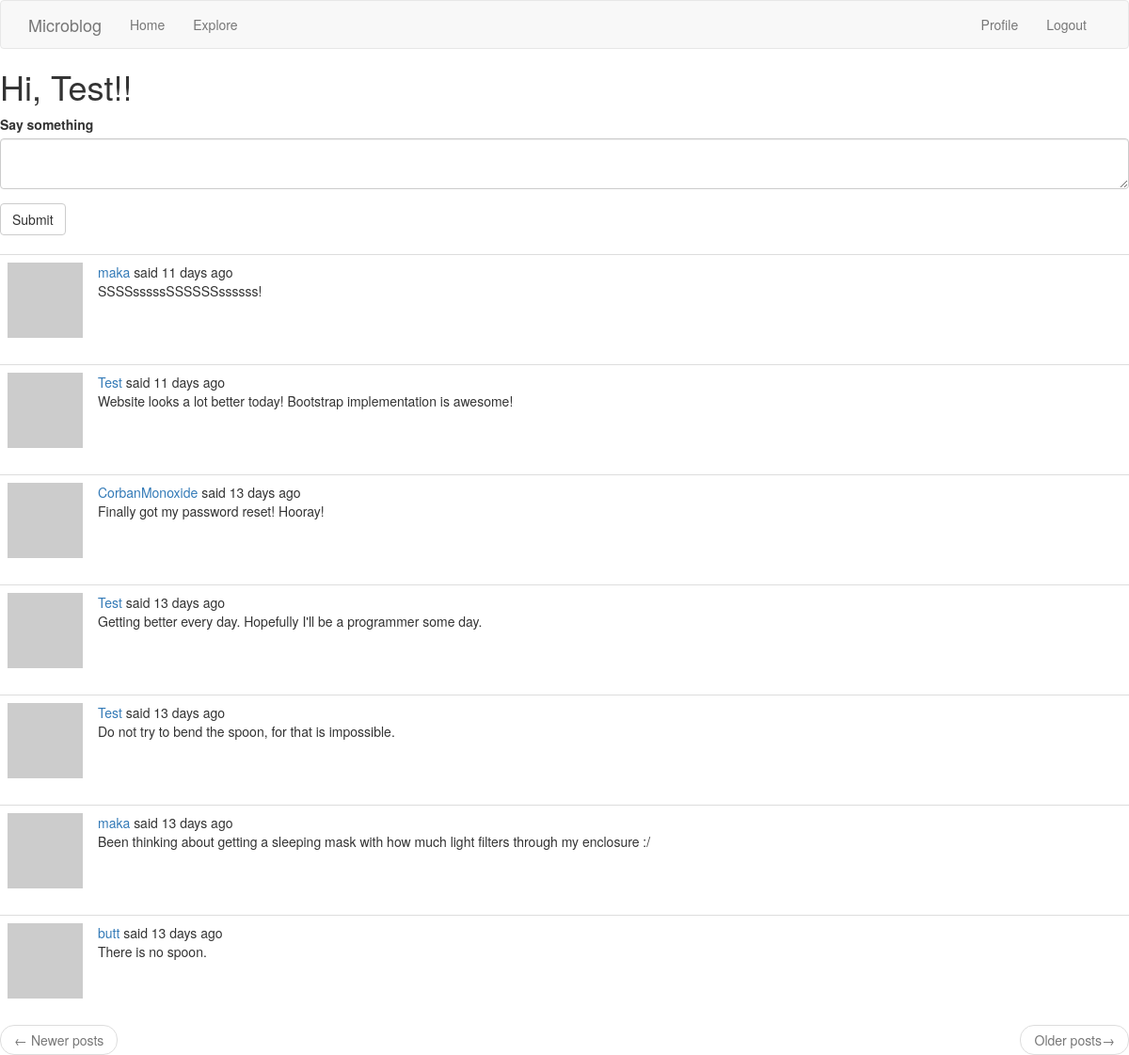
Before: /index (signed in) with the older database file.
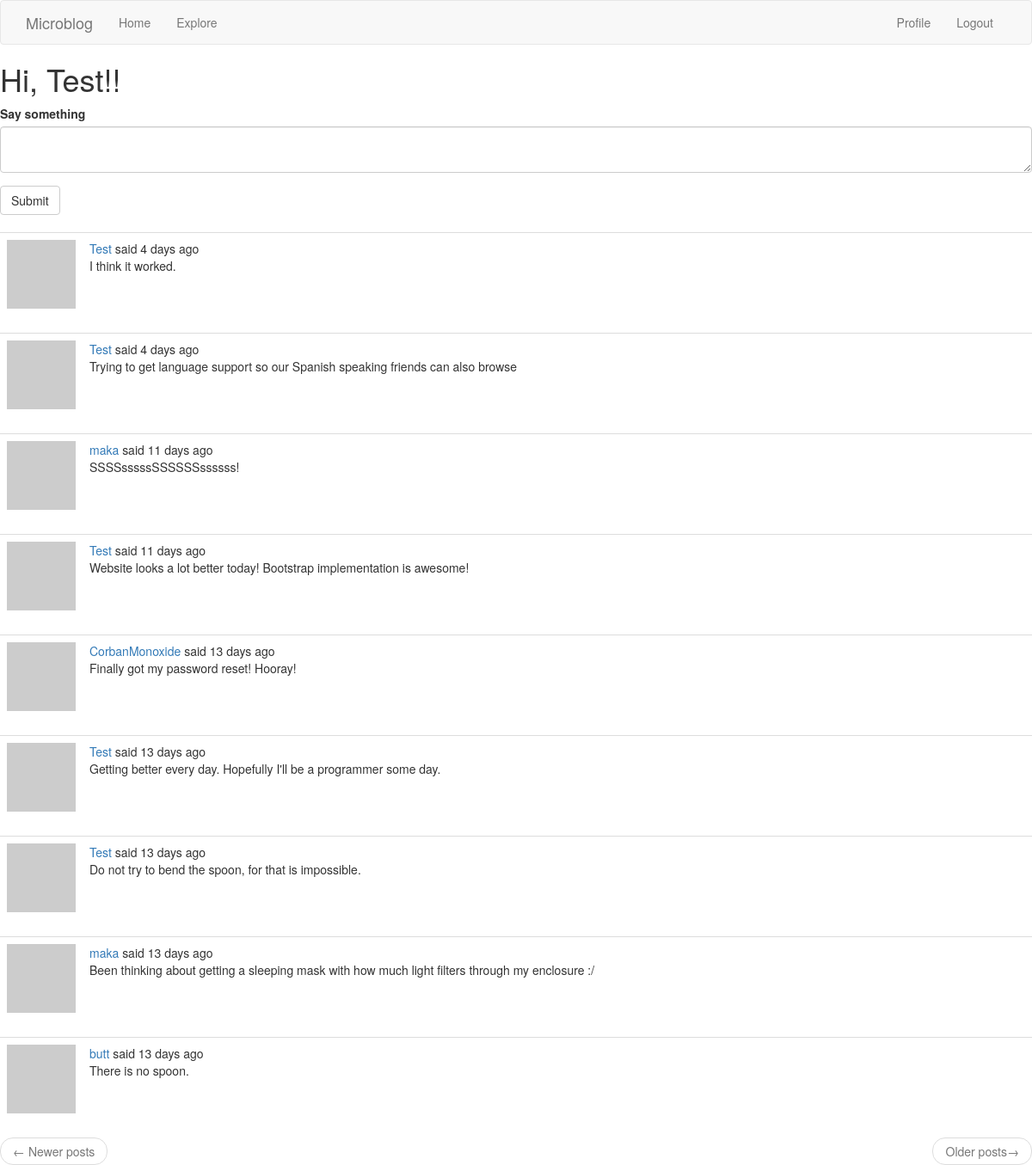
After: the same page with the newer database file.
### app/models.py (models this page shows, shortened)
class User(UserMixin, db.Model):
    id = db.Column(db.Integer, primary_key=True)
    username = db.Column(db.String(64), index=True, unique=True)
    email = db.Column(db.String(120), index=True, unique=True)
    password_hash = db.Column(db.String(128))
    posts = db.relationship('Post', backref='author', lazy='dynamic')
    about_me = db.Column(db.String(140))
    last_seen = db.Column(db.DateTime, default=datetime.utcnow)
    followed = db.relationship(
        'User', secondary = followers,
        primaryjoin=(followers.c.follower_id == id),
        secondaryjoin = (followers.c.followed_id == id),
        backref = db.backref('followers', lazy = 'dynamic'), lazy = 'dynamic')
    def avatar(self, size):
        digest = md5(self.email.lower().encode('utf-8')).hexdigest()
        return 'http://www.gravatar.com/avatar/{}?d=identicon&s={}'.format(digest, size)
    def followed_posts(self):
        followed = Post.query.join(
            followers, (followers.c.followed_id == Post.user_id)).filter(
                followers.c.follower_id == self.id)
        own = Post.query.filter_by(user_id=self.id)
        return followed.union(own).order_by(Post.timestamp.desc())

class Post(db.Model):
    id = db.Column(db.Integer, primary_key=True)
    body = db.Column(db.String(140))
    timestamp = db.Column(db.DateTime, index=True, default=datetime.utcnow)
    user_id = db.Column(db.Integer, db.ForeignKey('user.id'))

### app/routes.py (the view)
@app.route('/', methods = ['GET', 'POST'])
@app.route('/index', methods = ['GET', 'POST'])
@login_required
def index():
    form = PostForm()
    if form.validate_on_submit():
        post = Post(body=form.post.data, author=current_user)
        db.session.add(post)
        db.session.commit()
        flash(_('Your post is now live!'))
        return redirect(url_for('index'))
    page = request.args.get('page', 1, type = int)
    posts = current_user.followed_posts().paginate(
        page, app.config['POSTS_PER_PAGE'], False)
    next_url = url_for('index', page = posts.next_num) \
        if posts.has_next else None #next_url takes you to next page only if one exists
    prev_url = url_for('index', page = posts.prev_num) \
        if posts.has_prev else None #prev_url takes you to previous page only if one exists
    return render_template('index.html', title='Home', form=form,
                            posts=posts.items, next_url = next_url,
                            prev_url = prev_url)

### app/forms.py
class PostForm(FlaskForm):
    post = TextAreaField(_l('Say something'), validators=[
        DataRequired(), Length(min=1, max=140)])
    submit = SubmitField(_l('Submit'))

### app/models.py (called while the page is built)
@login.user_loader
def load_user(id):
    return User.query.get(int(id))

### app/routes.py (called while the page is built)
@app.before_request
def before_request():
    if current_user.is_authenticated:
        current_user.last_seen = datetime.utcnow()
        db.session.commit()
        g.locale = str(get_locale())

### app/templates/index.html
{% extends "base.html" %}
{% import 'bootstrap/wtf.html' as wtf %}
{% block content %}
    <h1>{{ _('Hi, %(username)s!', username=current_user.username) }}!</h1>
    {% if form %}
    {{ wtf.quick_form(form) }}
    <br>
    {% endif %}
    {% for post in posts %}
        {% include '_post.html' %}
    {% endfor %}
    <nav auria-label="...">
      <u1 class="pager">
        <li class="previous{% if not prev_url %} disabled{% endif %}">
          <a href = "{{prev_url or '#' }}">
            <span aria-hidden="true">&larr;</span> {{ _('Newer posts') }}
          </a>
        </li>
        <li class="next{% if not next_url %} disabled {% endif %}">
          <a href = "{{ next_url or '#' }}">
            {{ _('Older posts') }}<span aria-hidden="true">&rarr;</span>
          </a>
        </li>
      </u1>
    </nav>
{% endblock %}

### app/templates/base.html (shortened to what this page needs)
{% extends 'bootstrap/base.html' %}
{% block navbar %}
    <nav class="navbar navbar-default">
        <div class="container">
            <div class="navbar-header">
                <a class="navbar-brand" href="{{ url_for('index') }}">Microblog</a>
            </div>
            <div class="collapse navbar-collapse" id="bs-example-navbar-collapse-1">
                <ul class="nav navbar-nav">
                    <li><a href="{{ url_for('index') }}">{{ _('Home') }}</a></li>
                    <li><a href="{{ url_for('explore') }}">{{ _('Explore') }}</a></li>
                </ul>
                <ul class="nav navbar-nav navbar-right">
                    {% if current_user.is_anonymous %}
                    <li><a href="{{ url_for('login') }}">{{ _('Login') }}</a></li>
                    {% else %}
                    <li><a href="{{ url_for('user', username=current_user.username) }}">{{ _('Profile') }}</a></li>
                    <li><a href="{{ url_for('logout') }}">{{ _('Logout') }}</a></li>
                    {% endif %}
                </ul>
            </div>
        </div>
    </nav>
{% endblock %}

### app/templates/_post.html (shortened to what this page needs)
<table class = "table table-hover">
	<tr>
		<td width="70px">
			<a href="{{ url_for('user', username=post.author.username) }}">
				<img src="{{ post.author.avatar(70) }}" />
			</a>
		</td>
		<td>
			{{ _('%(username)s said %(when)s',
				username=user_link, when=moment(post.timestamp).fromNow()) }}
			<br>
			{{ post.body }}
		</td>
	</tr>
</table>

Changed rows visible on the page:
added Post: body "I think it worked."
added Post: body "Trying to get language support so our Spanish speaking friends can also browse"
